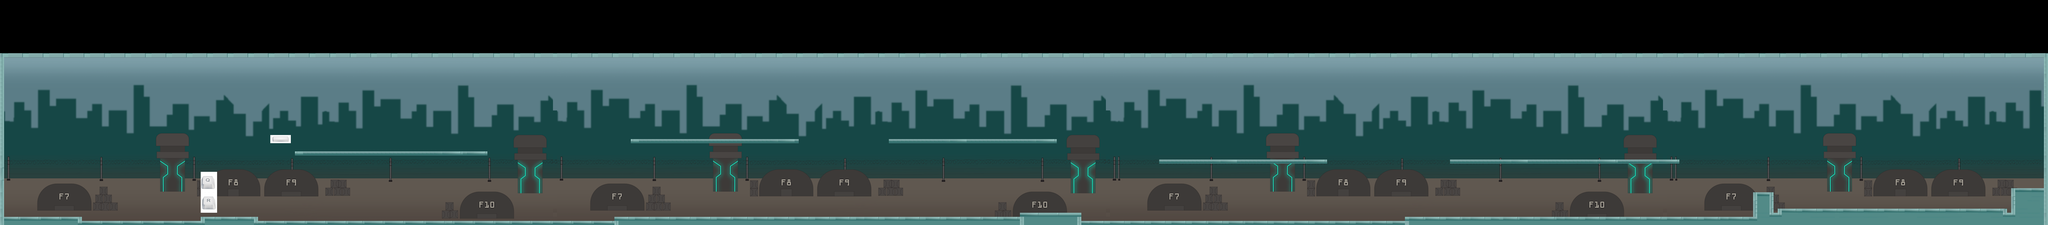

The image is a tile-based game level rendered from a .tmx file. Its description and source (layers, tilesets, objects; grid data summarised) follow:
An orthogonal 500x55 tile map with 15x15 px tiles, 3 tile layers (background, plat, keys), 3 tilesets and 28 objects (23x 1, DJ, Q, R, START, ...).

<map version="1.0" orientation="orthogonal" renderorder="right-down" width="500" height="55" tilewidth="15" tileheight="15" nextobjectid="53">
 <tileset firstgid="1" name="level1BG" tilewidth="15" tileheight="15" tilecount="7208" columns="136">
  <image source="../images/level1BG.png" width="2046" height="800" />
 </tileset>
 <tileset firstgid="7209" name="city" tilewidth="15" tileheight="15" tilecount="36" columns="6">
  <image source="../images/city.jpg" width="90" height="94" />
 </tileset>
 <tileset firstgid="7245" name="keyboard" tilewidth="15" tileheight="15" tilecount="2806" columns="61">
  <image source="../images/keyboard.png" width="915" height="690" />
 </tileset>
 <layer name="background" width="500" height="55">
  <data>[27500 cells, 21000 non-empty, 5537 distinct tile ids]</data>
 </layer>
 <layer name="plat" width="500" height="55">
  <data>[27500 cells, 1824 non-empty, 27 distinct tile ids]</data>
 </layer>
 <layer name="keys" width="500" height="55">
  <data>[27500 cells, 50 non-empty, 44 distinct tile ids]</data>
 </layer>
 <objectgroup name="instruction">
  <object id="37" name="DJ" x="950.67" y="446.667" width="153.333" height="49.3333" />
  <object id="40" name="Q" x="800" y="639.667" width="227" height="57.3333" />
  <object id="45" name="R" x="802" y="721.667" width="227" height="57.3333" />
 </objectgroup>
 <objectgroup name="enemies">
  <object id="4" name="MELEE" type="1" x="2493.98" y="664.83" width="49.3333" height="126.667" />
  <object id="7" name="MELEE" type="1" x="1157.21" y="678.147" width="49.3333" height="126.667" />
  <object id="10" name="SHIELD" type="1" x="1471.33" y="650" width="56" height="156" />
  <object id="12" name="RIFLE" type="1" x="2596.67" y="647.333" width="42.6667" height="144" />
  <object id="13" name="MELEE" type="1" x="1338.41" y="413.358" width="46.6667" height="132" />
  <object id="15" name="MELEE" type="1" x="4367.07" y="675.444" width="46.6667" height="132" />
  <object id="18" name="SHIELD" type="1" x="3503.46" y="643.152" width="42.6667" height="144" />
  <object id="20" name="MELEE" type="1" x="4492" y="447.333" width="46.6667" height="132" />
  <object id="21" name="MELEE" type="1" x="2689.64" y="375.515" width="46.6667" height="132" />
  <object id="23" name="SHIELD" type="1" x="5555.33" y="624.667" width="50.6667" height="166.667" />
  <object id="24" name="RIFLE" type="1" x="5831.67" y="432.333" width="42.6667" height="144" />
  <object id="25" name="RIFLE" type="1" x="3678" y="359.333" width="42.6667" height="144" />
  <object id="26" name="MELEE" type="1" x="3491.33" y="358" width="42.6667" height="144" />
  <object id="27" name="MELEE" type="1" x="4977.4" y="659.576" width="42.6667" height="144" />
  <object id="28" name="MELEE" type="1" x="4637.33" y="432" width="42.6667" height="144" />
  <object id="30" name="RIFLE" type="1" x="5747.39" y="643.272" width="42.6667" height="144" />
  <object id="31" name="MELEE" type="1" x="5551.33" y="430" width="42.6667" height="144" />
  <object id="34" name="RIFLE" type="1" x="643.051" y="652.328" width="55.3876" height="154.797" />
  <object id="46" name="TRUCK" type="1" x="6761" y="589" width="360" height="173" />
  <object id="47" name="MELEE" type="1" x="3614.6" y="647.03" width="42.6667" height="144" />
  <object id="49" name="MELEE" type="1" x="1474.41" y="415.358" width="46.6667" height="132" />
  <object id="50" name="SHIELD" type="1" x="2495.33" y="350" width="56" height="156" />
  <object id="51" name="RIFLE" type="1" x="4572" y="659.333" width="42.6667" height="144" />
 </objectgroup>
 <objectgroup name="player">
  <object id="35" name="START" x="43" y="626" width="56" height="168" />
  <object id="48" name="END" x="7341" y="522" width="140" height="165" />
 </objectgroup>
</map>
